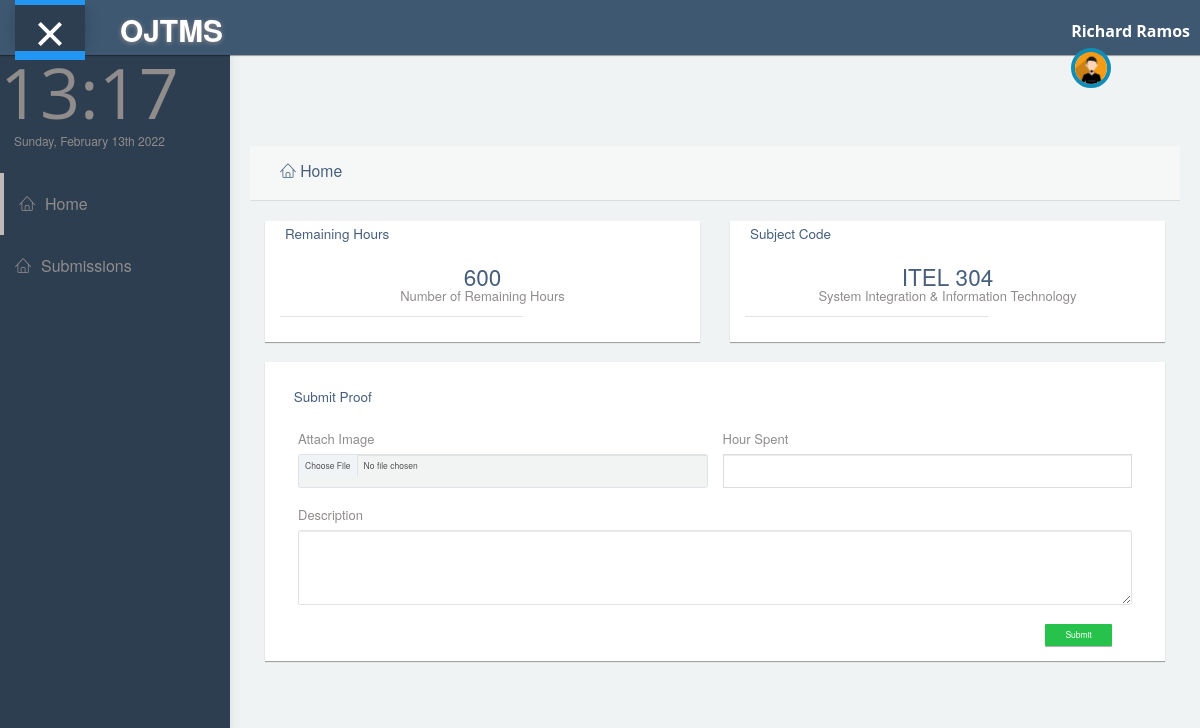
Page /students-students (signed in) on the committed database.
### tables this page shows
CREATE TABLE accounts (
    id INTEGER PRIMARY KEY AUTOINCREMENT,
    first_name TEXT(49),
    last_name TEXT(49),
    email_add VARCHAR(255),
    contact_no INTEGER(11),
    user_name VARCHAR(15),
    user_pass VARCHAR(15),
    hours VARCHAR(15),
    user_type VARCHAR(15),
    sub_code VARCHAR(50),
    acc_created TIMESTAMP NOT NULL DEFAULT CURRENT_TIMESTAMP
);

### app.py (the view, shortened to what this page needs)
@app.route('/students-students', methods=('GET', 'POST'))
def student():
    symbol = session['user_name']
    conn = get_db_connection()
    posts = conn.execute('SELECT * FROM accounts WHERE user_name = ?',[symbol]).fetchall()
    conn.close()
    return render_template('student/students.html', posts=posts)

### app.py (called while the page is built)
def get_db_connection():
    conn = sqlite3.connect('database.db')
    conn.row_factory = sqlite3.Row
    return conn

### templates/student/students.html (shortened to what this page needs)
<!DOCTYPE html>
<html lang="en">
<head>
  <link rel="stylesheet" type="text/css" href="../static/css/bootstrap.min.css">
  <link rel="stylesheet" type="text/css" href="../assest/css/bootstrap.css">
  <link rel="stylesheet" type="text/css" href="../static/css/animate.min.css">
  <link rel="stylesheet" type="text/css" href="../static/linearicons/icons.css" />
  <link rel="stylesheet" type="text/css" href="../static/css/plugins/datatables.bootstrap.min.css" />
  <link rel="stylesheet" type="text/css" href="../static/css/plugins/simple-line-icons.css" />
  <link href="../static/css/style.css" rel="stylesheet">
</head>
<body id="mimin" class="dashboard">
  <nav class="navbar navbar-default header navbar-fixed-top" style="background-color: rgba(62,88,113);">
    <div class="col-md-12 nav-wrapper">
      <div class="navbar-header" style="width:100%;">
        <div class="opener-left-menu is-open" style="background-color: rgba(44,62,80);">
          <span class="bottom"></span>
        </div>
        <a href="dashboard.html" class="navbar-brand">
          <b>OJTMS</b>
        </a>
        <ul class="nav navbar-nav navbar-right user-nav">
          {% for post in posts %}
          <li class="user-name"><span>{{ post['first_name']~" "~post['last_name'] }}</span></li>
          {% endfor %}
          <li class="dropdown avatar-dropdown">
            <img src="../static/img/avatar.jpg" class="img-circle avatar" alt="user name" data-toggle="dropdown"
              aria-haspopup="true" aria-expanded="true" />
          </li>
        </ul>
      </div>
    </div>
  </nav>
  <div class="container-fluid mimin-wrapper">
    <div id="left-menu">
      <div class="sub-left-menu scroll" style="background-color: rgba(44,62,80);">
        <ul class="nav nav-list">
          <li class="time">
            <h1 class="animated fadeInLeft">21:00</h1>
            <p class="animated fadeInRight">Sat,June 1st 2021</p>
          </li>
          <li class="active">
            <a href="{{url_for('student')}}">
              <span class="lnr lnr-home"></span>Home
            </a>
          </li>
          <li>
            <a href="{{url_for('submissions')}}">
              <span class="lnr lnr-home"></span>Submissions
            </a>
          </li>
        </ul>
      </div>
    </div>
    <div id="content">
      <div class="col-md-12" style="padding:20px;">
        <div class="col-md-12 padding-0">
          <div class="col-md-12 padding-0">
            <div class="col-md-12 padding-0">
              <div class="panel box-shadow-none content-header">
                <div class="panel-body">
                  <div class="col-md-12">
                    <h3 class="animated fadeInLeft"><span class="lnr lnr-home"></span> Home</h3>
                  </div>
                </div>
              </div>
            </div>
            <div class="col-md-12 padding-0">
              <div class="col">
                <div class="col-md-6">
                  <div class="panel box-v1 animated pulse">
                    <div class="panel-heading bg-white border-none">
                      <div class="col-md-6 col-sm-6 col-xs-6 text-left padding-0">
                        <h4 class="text-left">Remaining Hours</h4>
                      </div>
                    </div>
                    <div class="panel-body text-center">
                      {% for post in posts %}
                      <h1>{{ post['hours'] }}</h1>
                      {% endfor %}
                      <p>Number of Remaining Hours</p>
                      <hr />
                    </div>
                  </div>
                </div>
              </div>
              <div class="col">
                <div class="col-md-6">
                  <div class="panel box-v1 animated pulse">
                    <div class="panel-heading bg-white border-none">
                      <div class="col-md-6 col-sm-6 col-xs-6 text-left padding-0">
                        <h4 class="text-left">Subject Code</h4>
                      </div>
                    </div>
                    <div class="panel-body text-center">
                      {% for post in posts %}
                      <h1>{{ post['sub_code'] }}</h1>
                      {% endfor %}
                      <p>System Integration & Information Technology</p>
                      <hr />
                    </div>
                  </div>
                </div>
              </div>
            </div>
            <div class="col">
              <div class="col-md-12">
                <div class="panel box-v1 animated pulse">
                  <div class="panel-heading bg-white border-none">
                    <div class="col-md-6 col-sm-6 col-xs-6 text-left padding-0">
                      <h4 class="text-left proof-header">Submit Proof</h4>
                    </div>
                  </div>
                  <div class="panel-body text-start proof-card">
                    <form method="post">
                      <div class="row">
                        <div class="col-lg-6 col-sm-12">
                          <label for="formFile" class="form-label">Attach Image</label>
                          <input class="form-control" type="file" id="formFile"><br>
                        </div>
                        <div class="col-lg-6 col-sm-12">
                          <label for="hours" class="form-label text-start">Hour Spent</label>
                          <input class="form-control" type="text" id="hours_left" name="hours_left" value="{{ request.form['hours_left'] }}"><br>
                        </div>
                      </div>
                      <label for="details" class="form-label">Description</label>
                      <textarea class="form-control" id="details" rows="5" name="details" value="{{ request.form['details'] }}"></textarea>
                      <div class="row">
                        <div class="col-12">
                          <br>
                          <input class="btn btn-success button-custom" type="submit" value="Submit" name="submit" >
                        </div>
                      </div>
                    </form>
                  </div>
                </div>
              </div>
            </div>
          </div>
        </div>
      </div>
    </div>
  </div>
</body>
</html>

### rows in the picture
accounts: first_name+last_name "Richard Ramos", hours "600", sub_code "ITEL 304"
